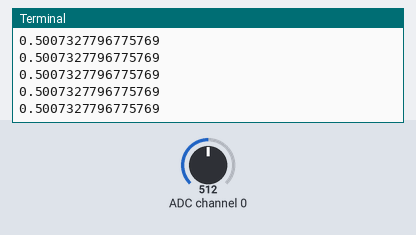
The program below on a simulated Raspberry Pi (BCM pin numbers). Shown: the last lines printed to the terminal. The inputs (shaded band) are chosen by the test bench; at power-on: ADC channel 0 = 512 (analog values on the 0–1023 scale).

Above: at 1.2 s.
1.3 s: ADC channel 0 set to 716
At 2.2 s:
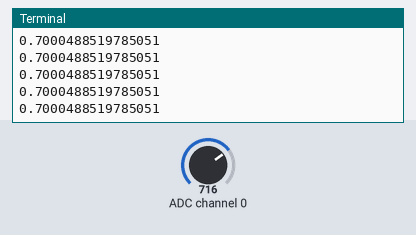
2.8 s: ADC channel 0 set to 900
At 3.3 s:
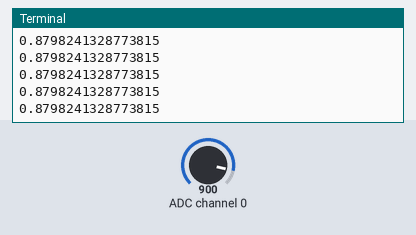
Timing chart, 0 to 5.1 s (numbered marks = the images above; inputs shaded):
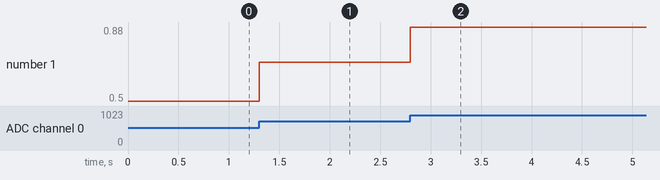

Measured:
- after the input at 1.3 s, the terminal: prints a new line at once (image 1)
- after the input at 2.8 s, the terminal: prints a new line at once (image 2)
- plotted number 1: 0.5 → 0.7 after the input at 1.3 s, 0.7 → 0.88 after the input at 2.8 s

The program:

MCP3008.py
```python
import RPi.GPIO as GPIO
import time
from gpiozero import MCP3008

GPIO.setwarnings(False)
GPIO.setmode(GPIO.BCM)

mcp3008_channel_0 = MCP3008(channel=0, device=0)

while True:
    print(mcp3008_channel_0.value)
    
```
